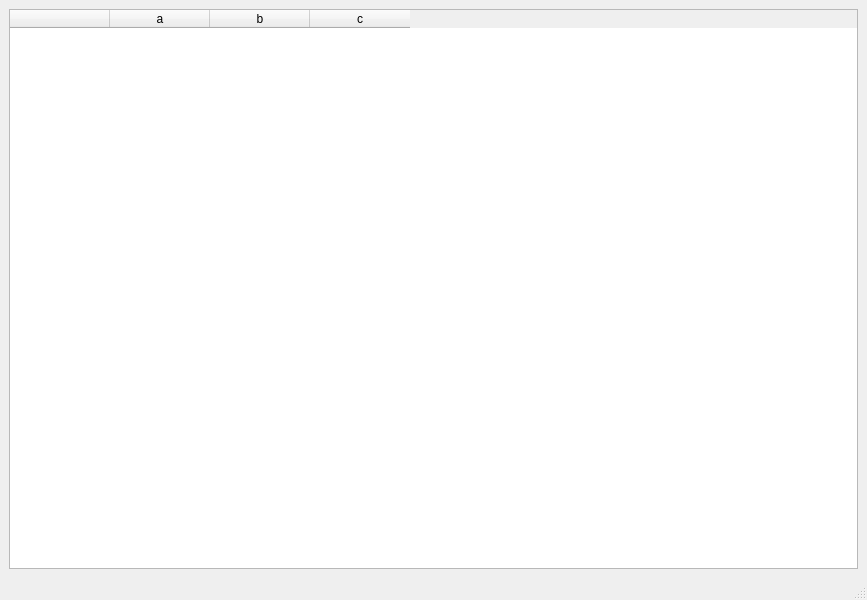
<?xml version="1.0" encoding="UTF-8"?>
<ui version="4.0">
 <class>MainWindow</class>
 <widget class="QMainWindow" name="MainWindow">
  <property name="geometry">
   <rect>
    <x>0</x>
    <y>0</y>
    <width>867</width>
    <height>600</height>
   </rect>
  </property>
  <property name="windowTitle">
   <string>MainWindow</string>
  </property>
  <widget class="QWidget" name="centralwidget">
   <layout class="QHBoxLayout" name="horizontalLayout">
    <item>
     <widget class="QTableWidget" name="tableWidget">
      <column>
       <property name="text">
        <string/>
       </property>
      </column>
      <column>
       <property name="text">
        <string>a</string>
       </property>
      </column>
      <column>
       <property name="text">
        <string>b</string>
       </property>
      </column>
      <column>
       <property name="text">
        <string>c</string>
       </property>
      </column>
     </widget>
    </item>
   </layout>
  </widget>
  <widget class="QMenuBar" name="menubar">
   <property name="geometry">
    <rect>
     <x>0</x>
     <y>0</y>
     <width>867</width>
     <height>21</height>
    </rect>
   </property>
  </widget>
  <widget class="QStatusBar" name="statusbar"/>
 </widget>
 <resources/>
 <connections/>
</ui>
